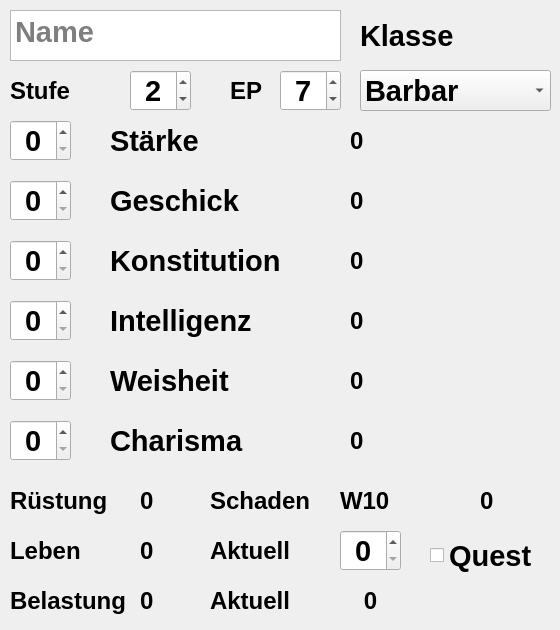
    <widget class="QWidget" name="stats">
     <attribute name="title">
      <string>Stats</string>
     </attribute>
     <widget class="QLabel" name="ep">
      <property name="geometry">
       <rect>
        <x>230</x>
        <y>70</y>
        <width>51</width>
        <height>41</height>
       </rect>
      </property>
      <property name="font">
       <font>
        <pointsize>18</pointsize>
        <weight>75</weight>
        <bold>true</bold>
       </font>
      </property>
      <property name="text">
       <string>EP</string>
      </property>
     </widget>
     <widget class="QSpinBox" name="geschickPunkte">
      <property name="geometry">
       <rect>
        <x>10</x>
        <y>180</y>
        <width>61</width>
        <height>41</height>
       </rect>
      </property>
      <property name="font">
       <font>
        <pointsize>22</pointsize>
        <weight>75</weight>
        <bold>true</bold>
       </font>
      </property>
      <property name="alignment">
       <set>Qt::AlignCenter</set>
      </property>
      <property name="maximum">
       <number>18</number>
      </property>
      <property name="value">
       <number>0</number>
      </property>
     </widget>
     <widget class="QLabel" name="schaden">
      <property name="geometry">
       <rect>
        <x>210</x>
        <y>480</y>
        <width>121</width>
        <height>41</height>
       </rect>
      </property>
      <property name="font">
       <font>
        <pointsize>18</pointsize>
        <weight>75</weight>
        <bold>true</bold>
       </font>
      </property>
      <property name="text">
       <string>Schaden</string>
      </property>
     </widget>
     <widget class="QSpinBox" name="charismaPunkte">
      <property name="geometry">
       <rect>
        <x>10</x>
        <y>420</y>
        <width>61</width>
        <height>41</height>
       </rect>
      </property>
      <property name="font">
       <font>
        <pointsize>22</pointsize>
        <weight>75</weight>
        <bold>true</bold>
       </font>
      </property>
      <property name="alignment">
       <set>Qt::AlignCenter</set>
      </property>
      <property name="maximum">
       <number>18</number>
      </property>
      <property name="value">
       <number>0</number>
      </property>
     </widget>
     <widget class="QSpinBox" name="epPunkte">
      <property name="geometry">
       <rect>
        <x>280</x>
        <y>70</y>
        <width>61</width>
        <height>41</height>
       </rect>
      </property>
      <property name="font">
       <font>
        <pointsize>22</pointsize>
        <weight>75</weight>
        <bold>true</bold>
       </font>
      </property>
      <property name="alignment">
       <set>Qt::AlignCenter</set>
      </property>
      <property name="value">
       <number>7</number>
      </property>
     </widget>
     <widget class="QSpinBox" name="weisheitPunkte">
      <property name="geometry">
       <rect>
        <x>10</x>
        <y>360</y>
        <width>61</width>
        <height>41</height>
       </rect>
      </property>
      <property name="font">
       <font>
        <pointsize>22</pointsize>
        <weight>75</weight>
        <bold>true</bold>
       </font>
      </property>
      <property name="alignment">
       <set>Qt::AlignCenter</set>
      </property>
      <property name="maximum">
       <number>18</number>
      </property>
      <property name="value">
       <number>0</number>
      </property>
     </widget>
     <widget class="QSpinBox" name="stufePunkte">
      <property name="geometry">
       <rect>
        <x>130</x>
        <y>70</y>
        <width>61</width>
        <height>41</height>
       </rect>
      </property>
      <property name="font">
       <font>
        <pointsize>22</pointsize>
        <weight>75</weight>
        <bold>true</bold>
       </font>
      </property>
      <property name="alignment">
       <set>Qt::AlignCenter</set>
      </property>
      <property name="maximum">
       <number>10</number>
      </property>
      <property name="value">
       <number>2</number>
      </property>
     </widget>
     <widget class="QLabel" name="charisma">
      <property name="geometry">
       <rect>
        <x>110</x>
        <y>420</y>
        <width>231</width>
        <height>41</height>
       </rect>
      </property>
      <property name="font">
       <font>
        <pointsize>22</pointsize>
        <weight>75</weight>
        <bold>true</bold>
       </font>
      </property>
      <property name="text">
       <string>Charisma</string>
      </property>
     </widget>
     <widget class="QLabel" name="konstitution">
      <property name="geometry">
       <rect>
        <x>110</x>
        <y>240</y>
        <width>231</width>
        <height>41</height>
       </rect>
      </property>
      <property name="font">
       <font>
        <pointsize>22</pointsize>
        <weight>75</weight>
        <bold>true</bold>
       </font>
      </property>
      <property name="text">
       <string>Konstitution</string>
      </property>
     </widget>
     <widget class="QSpinBox" name="intelligenzPunkte">
      <property name="geometry">
       <rect>
        <x>10</x>
        <y>300</y>
        <width>61</width>
        <height>41</height>
       </rect>
      </property>
      <property name="font">
       <font>
        <pointsize>22</pointsize>
        <weight>75</weight>
        <bold>true</bold>
       </font>
      </property>
      <property name="alignment">
       <set>Qt::AlignCenter</set>
      </property>
      <property name="maximum">
       <number>18</number>
      </property>
      <property name="value">
       <number>0</number>
      </property>
     </widget>
     <widget class="QLabel" name="stufe">
      <property name="geometry">
       <rect>
        <x>10</x>
        <y>70</y>
        <width>121</width>
        <height>41</height>
       </rect>
      </property>
      <property name="font">
       <font>
        <pointsize>18</pointsize>
        <weight>75</weight>
        <bold>true</bold>
       </font>
      </property>
      <property name="text">
       <string>Stufe</string>
      </property>
     </widget>
     <widget class="QLabel" name="geschick">
      <property name="geometry">
       <rect>
        <x>110</x>
        <y>180</y>
        <width>231</width>
        <height>41</height>
       </rect>
      </property>
      <property name="font">
       <font>
        <pointsize>22</pointsize>
        <weight>75</weight>
        <bold>true</bold>
       </font>
      </property>
      <property name="text">
       <string>Geschick</string>
      </property>
     </widget>
     <widget class="QLabel" name="schadenPunkte">
      <property name="geometry">
       <rect>
        <x>340</x>
        <y>480</y>
        <width>131</width>
        <height>41</height>
       </rect>
      </property>
      <property name="font">
       <font>
        <pointsize>18</pointsize>
        <weight>75</weight>
        <bold>true</bold>
       </font>
      </property>
      <property name="text">
       <string>W10</string>
      </property>
     </widget>
     <widget class="QSpinBox" name="staerkePunkte">
      <property name="geometry">
       <rect>
        <x>10</x>
        <y>120</y>
        <width>61</width>
        <height>41</height>
       </rect>
      </property>
      <property name="font">
       <font>
        <pointsize>22</pointsize>
        <weight>75</weight>
        <bold>true</bold>
       </font>
      </property>
      <property name="alignment">
       <set>Qt::AlignCenter</set>
      </property>
      <property name="minimum">
       <number>0</number>
      </property>
      <property name="maximum">
       <number>18</number>
      </property>
      <property name="value">
       <number>0</number>
      </property>
     </widget>
     <widget class="QLabel" name="staerke">
      <property name="geometry">
       <rect>
        <x>110</x>
        <y>120</y>
        <width>231</width>
        <height>41</height>
       </rect>
      </property>
      <property name="font">
       <font>
        <pointsize>22</pointsize>
        <weight>75</weight>
        <bold>true</bold>
       </font>
      </property>
      <property name="text">
       <string>Stärke</string>
      </property>
     </widget>
     <widget class="QSpinBox" name="konstitutionPunkte">
      <property name="geometry">
       <rect>
        <x>10</x>
        <y>240</y>
        <width>61</width>
        <height>41</height>
       </rect>
      </property>
      <property name="font">
       <font>
        <pointsize>22</pointsize>
        <weight>75</weight>
        <bold>true</bold>
       </font>
      </property>
      <property name="alignment">
       <set>Qt::AlignCenter</set>
      </property>
      <property name="maximum">
       <number>18</number>
      </property>
      <property name="value">
       <number>0</number>
      </property>
     </widget>
     <widget class="QTextEdit" name="Name">
      <property name="geometry">
       <rect>
        <x>10</x>
        <y>10</y>
        <width>331</width>
        <height>51</height>
       </rect>
      </property>
      <property name="font">
       <font>
        <family>MS Shell Dlg 2</family>
        <pointsize>22</pointsize>
        <weight>75</weight>
        <bold>true</bold>
       </font>
      </property>
      <property name="toolTip">
       <string>Name</string>
      </property>
      <property name="placeholderText">
       <string>Name</string>
      </property>
     </widget>
     <widget class="QLabel" name="weisheit">
      <property name="geometry">
       <rect>
        <x>110</x>
        <y>360</y>
        <width>231</width>
        <height>41</height>
       </rect>
      </property>
      <property name="font">
       <font>
        <pointsize>22</pointsize>
        <weight>75</weight>
        <bold>true</bold>
       </font>
      </property>
      <property name="text">
       <string>Weisheit</string>
      </property>
     </widget>
     <widget class="QLabel" name="intelligenz">
      <property name="geometry">
       <rect>
        <x>110</x>
        <y>300</y>
        <width>231</width>
        <height>41</height>
       </rect>
      </property>
      <property name="font">
       <font>
        <pointsize>22</pointsize>
        <weight>75</weight>
        <bold>true</bold>
       </font>
      </property>
      <property name="text">
       <string>Intelligenz</string>
      </property>
     </widget>
     <widget class="QLabel" name="ruestung">
      <property name="geometry">
       <rect>
        <x>10</x>
        <y>480</y>
        <width>121</width>
        <height>41</height>
       </rect>
      </property>
      <property name="font">
       <font>
        <pointsize>18</pointsize>
        <weight>75</weight>
        <bold>true</bold>
       </font>
      </property>
      <property name="text">
       <string>Rüstung</string>
      </property>
     </widget>
     <widget class="QLabel" name="lebenAktuellText">
      <property name="geometry">
       <rect>
        <x>210</x>
        <y>530</y>
        <width>121</width>
        <height>41</height>
       </rect>
      </property>
      <property name="font">
       <font>
        <pointsize>18</pointsize>
        <weight>75</weight>
        <bold>true</bold>
       </font>
      </property>
      <property name="text">
       <string>Aktuell</string>
      </property>
     </widget>
     <widget class="QLabel" name="lebenText">
      <property name="geometry">
       <rect>
        <x>10</x>
        <y>530</y>
        <width>121</width>
        <height>41</height>
       </rect>
      </property>
      <property name="font">
       <font>
        <pointsize>18</pointsize>
        <weight>75</weight>
        <bold>true</bold>
       </font>
      </property>
      <property name="text">
       <string>Leben</string>
      </property>
     </widget>
     <widget class="QSpinBox" name="lebenAktuell">
      <property name="geometry">
       <rect>
        <x>340</x>
        <y>530</y>
        <width>61</width>
        <height>41</height>
       </rect>
      </property>
      <property name="font">
       <font>
        <pointsize>22</pointsize>
        <weight>75</weight>
        <bold>true</bold>
       </font>
      </property>
      <property name="alignment">
       <set>Qt::AlignCenter</set>
      </property>
     </widget>
     <widget class="QLabel" name="lebenMax">
      <property name="geometry">
       <rect>
        <x>140</x>
        <y>530</y>
        <width>51</width>
        <height>41</height>
       </rect>
      </property>
      <property name="font">
       <font>
        <pointsize>18</pointsize>
        <weight>75</weight>
        <bold>true</bold>
       </font>
      </property>
      <property name="layoutDirection">
       <enum>Qt::LeftToRight</enum>
      </property>
      <property name="text">
       <string>0</string>
      </property>
     </widget>
     <widget class="QLabel" name="belastungAktuellText">
      <property name="geometry">
       <rect>
        <x>210</x>
        <y>580</y>
        <width>121</width>
        <height>41</height>
       </rect>
      </property>
      <property name="font">
       <font>
        <pointsize>18</pointsize>
        <weight>75</weight>
        <bold>true</bold>
       </font>
      </property>
      <property name="text">
       <string>Aktuell</string>
      </property>
     </widget>
     <widget class="QLabel" name="belastungText">
      <property name="geometry">
       <rect>
        <x>10</x>
        <y>580</y>
        <width>121</width>
        <height>41</height>
       </rect>
      </property>
      <property name="font">
       <font>
        <pointsize>18</pointsize>
        <weight>75</weight>
        <bold>true</bold>
       </font>
      </property>
      <property name="text">
       <string>Belastung</string>
      </property>
     </widget>
     <widget class="QLabel" name="belastungMax">
      <property name="geometry">
       <rect>
        <x>140</x>
        <y>580</y>
        <width>51</width>
        <height>41</height>
       </rect>
      </property>
      <property name="font">
       <font>
        <pointsize>18</pointsize>
        <weight>75</weight>
        <bold>true</bold>
       </font>
      </property>
      <property name="layoutDirection">
       <enum>Qt::LeftToRight</enum>
      </property>
      <property name="text">
       <string>0</string>
      </property>
     </widget>
     <widget class="QLabel" name="staerkeBonus">
      <property name="geometry">
       <rect>
        <x>350</x>
        <y>120</y>
        <width>51</width>
        <height>41</height>
       </rect>
      </property>
      <property name="font">
       <font>
        <pointsize>18</pointsize>
        <weight>75</weight>
        <bold>true</bold>
       </font>
      </property>
      <property name="layoutDirection">
       <enum>Qt::LeftToRight</enum>
      </property>
      <property name="text">
       <string>0</string>
      </property>
     </widget>
     <widget class="QLabel" name="geschickBonus">
      <property name="geometry">
       <rect>
        <x>350</x>
        <y>180</y>
        <width>51</width>
        <height>41</height>
       </rect>
      </property>
      <property name="font">
       <font>
        <pointsize>18</pointsize>
        <weight>75</weight>
        <bold>true</bold>
       </font>
      </property>
      <property name="layoutDirection">
       <enum>Qt::LeftToRight</enum>
      </property>
      <property name="text">
       <string>0</string>
      </property>
     </widget>
     <widget class="QLabel" name="konstitutionBonus">
      <property name="geometry">
       <rect>
        <x>350</x>
        <y>240</y>
        <width>51</width>
        <height>41</height>
       </rect>
      </property>
      <property name="font">
       <font>
        <pointsize>18</pointsize>
        <weight>75</weight>
        <bold>true</bold>
       </font>
      </property>
      <property name="layoutDirection">
       <enum>Qt::LeftToRight</enum>
      </property>
      <property name="text">
       <string>0</string>
      </property>
     </widget>
     <widget class="QLabel" name="intelligenzBonus">
      <property name="geometry">
       <rect>
        <x>350</x>
        <y>300</y>
        <width>51</width>
        <height>41</height>
       </rect>
      </property>
      <property name="font">
       <font>
        <pointsize>18</pointsize>
        <weight>75</weight>
        <bold>true</bold>
       </font>
      </property>
      <property name="layoutDirection">
       <enum>Qt::LeftToRight</enum>
      </property>
      <property name="text">
       <string>0</string>
      </property>
     </widget>
     <widget class="QLabel" name="weisheitBonus">
      <property name="geometry">
       <rect>
        <x>350</x>
        <y>360</y>
        <width>51</width>
        <height>41</height>
       </rect>
      </property>
      <property name="font">
       <font>
        <pointsize>18</pointsize>
        <weight>75</weight>
        <bold>true</bold>
       </font>
      </property>
      <property name="layoutDirection">
       <enum>Qt::LeftToRight</enum>
      </property>
      <property name="text">
       <string>0</string>
      </property>
     </widget>
     <widget class="QLabel" name="charismaBonus">
      <property name="geometry">
       <rect>
        <x>350</x>
        <y>420</y>
        <width>51</width>
        <height>41</height>
       </rect>
      </property>
      <property name="font">
       <font>
        <pointsize>18</pointsize>
        <weight>75</weight>
        <bold>true</bold>
       </font>
      </property>
      <property name="layoutDirection">
       <enum>Qt::LeftToRight</enum>
      </property>
      <property name="text">
       <string>0</string>
      </property>
     </widget>
     <widget class="QLabel" name="klasse">
      <property name="geometry">
       <rect>
        <x>360</x>
        <y>10</y>
        <width>191</width>
        <height>51</height>
       </rect>
      </property>
      <property name="font">
       <font>
        <pointsize>22</pointsize>
        <weight>75</weight>
        <bold>true</bold>
       </font>
      </property>
      <property name="layoutDirection">
       <enum>Qt::LeftToRight</enum>
      </property>
      <property name="text">
       <string>Klasse</string>
      </property>
      <property name="alignment">
       <set>Qt::AlignLeading|Qt::AlignLeft|Qt::AlignVCenter</set>
      </property>
     </widget>
     <widget class="QComboBox" name="klassenAuswahl">
      <property name="geometry">
       <rect>
        <x>360</x>
        <y>70</y>
        <width>191</width>
        <height>41</height>
       </rect>
      </property>
      <property name="font">
       <font>
        <pointsize>22</pointsize>
        <weight>75</weight>
        <bold>true</bold>
       </font>
      </property>
      <property name="insertPolicy">
       <enum>QComboBox::InsertAlphabetically</enum>
      </property>
      <item>
       <property name="text">
        <string>Barbar</string>
       </property>
      </item>
      <item>
       <property name="text">
        <string>Barde</string>
       </property>
      </item>
      <item>
       <property name="text">
        <string>Druide</string>
       </property>
      </item>
      <item>
       <property name="text">
        <string>Kämpfer</string>
       </property>
      </item>
      <item>
       <property name="text">
        <string>Kleriker</string>
       </property>
      </item>
      <item>
       <property name="text">
        <string>Paladin</string>
       </property>
      </item>
      <item>
       <property name="text">
        <string>Schurke</string>
       </property>
      </item>
      <item>
       <property name="text">
        <string>Waldläufer</string>
       </property>
      </item>
      <item>
       <property name="text">
        <string>Zauberer</string>
       </property>
      </item>
     </widget>
     <widget class="QCheckBox" name="AktivQuests">
      <property name="geometry">
       <rect>
        <x>430</x>
        <y>530</y>
        <width>121</width>
        <height>51</height>
       </rect>
      </property>
      <property name="font">
       <font>
        <pointsize>22</pointsize>
        <weight>75</weight>
        <bold>true</bold>
       </font>
      </property>
      <property name="text">
       <string>Quest</string>
      </property>
     </widget>
     <widget class="QLabel" name="belastungAktuell">
      <property name="geometry">
       <rect>
        <x>340</x>
        <y>580</y>
        <width>61</width>
        <height>41</height>
       </rect>
      </property>
      <property name="font">
       <font>
        <pointsize>18</pointsize>
        <weight>75</weight>
        <bold>true</bold>
       </font>
      </property>
      <property name="layoutDirection">
       <enum>Qt::LeftToRight</enum>
      </property>
      <property name="text">
       <string>0</string>
      </property>
      <property name="alignment">
       <set>Qt::AlignCenter</set>
      </property>
     </widget>
     <widget class="QLabel" name="ruestungPunkte">
      <property name="geometry">
       <rect>
        <x>140</x>
        <y>480</y>
        <width>51</width>
        <height>41</height>
       </rect>
      </property>
      <property name="font">
       <font>
        <pointsize>18</pointsize>
        <weight>75</weight>
        <bold>true</bold>
       </font>
      </property>
      <property name="text">
       <string>0</string>
      </property>
     </widget>
     <widget class="QLabel" name="schadenWert">
      <property name="geometry">
       <rect>
        <x>480</x>
        <y>480</y>
        <width>71</width>
        <height>41</height>
       </rect>
      </property>
      <property name="font">
       <font>
        <pointsize>18</pointsize>
        <weight>75</weight>
        <bold>true</bold>
       </font>
      </property>
      <property name="text">
       <string>0</string>
      </property>
     </widget>
    </widget>
